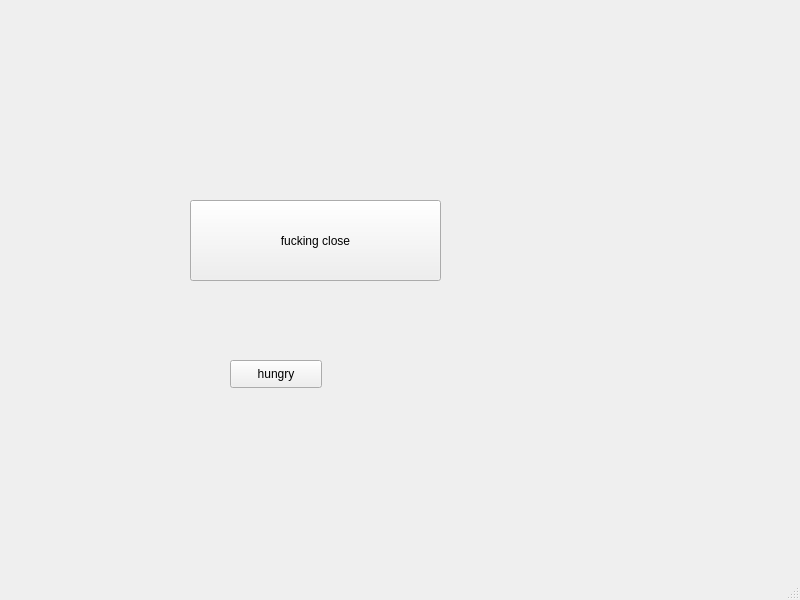
<?xml version="1.0" encoding="UTF-8"?>
<ui version="4.0">
 <class>MainWindow</class>
 <widget class="QMainWindow" name="MainWindow">
  <property name="geometry">
   <rect>
    <x>0</x>
    <y>0</y>
    <width>800</width>
    <height>600</height>
   </rect>
  </property>
  <property name="windowTitle">
   <string>MainWindow</string>
  </property>
  <widget class="QWidget" name="centralwidget">
   <widget class="QPushButton" name="closebt">
    <property name="geometry">
     <rect>
      <x>190</x>
      <y>200</y>
      <width>251</width>
      <height>81</height>
     </rect>
    </property>
    <property name="text">
     <string>fucking close</string>
    </property>
   </widget>
   <widget class="QPushButton" name="hungry">
    <property name="geometry">
     <rect>
      <x>230</x>
      <y>360</y>
      <width>92</width>
      <height>28</height>
     </rect>
    </property>
    <property name="text">
     <string>hungry</string>
    </property>
   </widget>
  </widget>
  <widget class="QMenuBar" name="menubar">
   <property name="geometry">
    <rect>
     <x>0</x>
     <y>0</y>
     <width>800</width>
     <height>24</height>
    </rect>
   </property>
  </widget>
  <widget class="QStatusBar" name="statusbar"/>
 </widget>
 <resources/>
 <connections/>
</ui>
